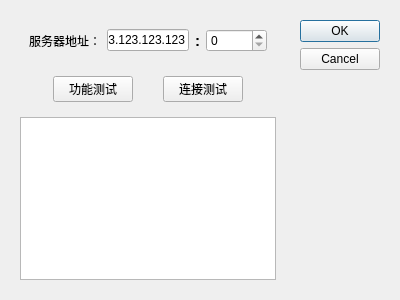
<?xml version="1.0" encoding="UTF-8"?>
<ui version="4.0">
 <class>ServerConfigDialog</class>
 <widget class="QDialog" name="ServerConfigDialog">
  <property name="geometry">
   <rect>
    <x>0</x>
    <y>0</y>
    <width>400</width>
    <height>300</height>
   </rect>
  </property>
  <property name="windowTitle">
   <string>Dialog</string>
  </property>
  <layout class="QHBoxLayout" name="horizontalLayout_3">
   <item>
    <widget class="QWidget" name="widget_3" native="true">
     <layout class="QVBoxLayout" name="verticalLayout">
      <item>
       <widget class="QWidget" name="widget" native="true">
        <property name="sizePolicy">
         <sizepolicy hsizetype="Preferred" vsizetype="Preferred">
          <horstretch>0</horstretch>
          <verstretch>0</verstretch>
         </sizepolicy>
        </property>
        <layout class="QHBoxLayout" name="horizontalLayout">
         <item>
          <widget class="QLabel" name="label">
           <property name="text">
            <string>服务器地址：</string>
           </property>
          </widget>
         </item>
         <item>
          <widget class="QLineEdit" name="ip">
           <property name="text">
            <string>123.123.123.123</string>
           </property>
          </widget>
         </item>
         <item>
          <widget class="QLabel" name="label_2">
           <property name="font">
            <font>
             <family>Arial</family>
             <pointsize>11</pointsize>
             <weight>75</weight>
             <bold>true</bold>
            </font>
           </property>
           <property name="text">
            <string>:</string>
           </property>
          </widget>
         </item>
         <item>
          <widget class="QSpinBox" name="port">
           <property name="maximum">
            <number>65536</number>
           </property>
           <property name="value">
            <number>0</number>
           </property>
          </widget>
         </item>
        </layout>
       </widget>
      </item>
      <item>
       <widget class="QWidget" name="widget_2" native="true">
        <layout class="QHBoxLayout" name="horizontalLayout_2">
         <item>
          <spacer name="horizontalSpacer">
           <property name="orientation">
            <enum>Qt::Horizontal</enum>
           </property>
           <property name="sizeHint" stdset="0">
            <size>
             <width>40</width>
             <height>20</height>
            </size>
           </property>
          </spacer>
         </item>
         <item>
          <widget class="QPushButton" name="test">
           <property name="text">
            <string>功能测试</string>
           </property>
          </widget>
         </item>
         <item>
          <spacer name="horizontalSpacer_3">
           <property name="orientation">
            <enum>Qt::Horizontal</enum>
           </property>
           <property name="sizeHint" stdset="0">
            <size>
             <width>40</width>
             <height>20</height>
            </size>
           </property>
          </spacer>
         </item>
         <item>
          <widget class="QPushButton" name="connect">
           <property name="text">
            <string>连接测试</string>
           </property>
          </widget>
         </item>
         <item>
          <spacer name="horizontalSpacer_2">
           <property name="orientation">
            <enum>Qt::Horizontal</enum>
           </property>
           <property name="sizeHint" stdset="0">
            <size>
             <width>40</width>
             <height>20</height>
            </size>
           </property>
          </spacer>
         </item>
        </layout>
       </widget>
      </item>
      <item>
       <widget class="QTextEdit" name="outlog">
        <property name="readOnly">
         <bool>true</bool>
        </property>
       </widget>
      </item>
     </layout>
    </widget>
   </item>
   <item>
    <widget class="QWidget" name="widget_4" native="true">
     <layout class="QVBoxLayout" name="verticalLayout_2">
      <item>
       <widget class="QDialogButtonBox" name="buttonBox">
        <property name="sizePolicy">
         <sizepolicy hsizetype="Fixed" vsizetype="Preferred">
          <horstretch>0</horstretch>
          <verstretch>0</verstretch>
         </sizepolicy>
        </property>
        <property name="orientation">
         <enum>Qt::Vertical</enum>
        </property>
        <property name="standardButtons">
         <set>QDialogButtonBox::Cancel|QDialogButtonBox::Ok</set>
        </property>
       </widget>
      </item>
     </layout>
    </widget>
   </item>
  </layout>
 </widget>
 <resources/>
 <connections>
  <connection>
   <sender>buttonBox</sender>
   <signal>accepted()</signal>
   <receiver>ServerConfigDialog</receiver>
   <slot>accept()</slot>
   <hints>
    <hint type="sourcelabel">
     <x>248</x>
     <y>254</y>
    </hint>
    <hint type="destinationlabel">
     <x>157</x>
     <y>274</y>
    </hint>
   </hints>
  </connection>
  <connection>
   <sender>buttonBox</sender>
   <signal>rejected()</signal>
   <receiver>ServerConfigDialog</receiver>
   <slot>reject()</slot>
   <hints>
    <hint type="sourcelabel">
     <x>316</x>
     <y>260</y>
    </hint>
    <hint type="destinationlabel">
     <x>286</x>
     <y>274</y>
    </hint>
   </hints>
  </connection>
 </connections>
</ui>
